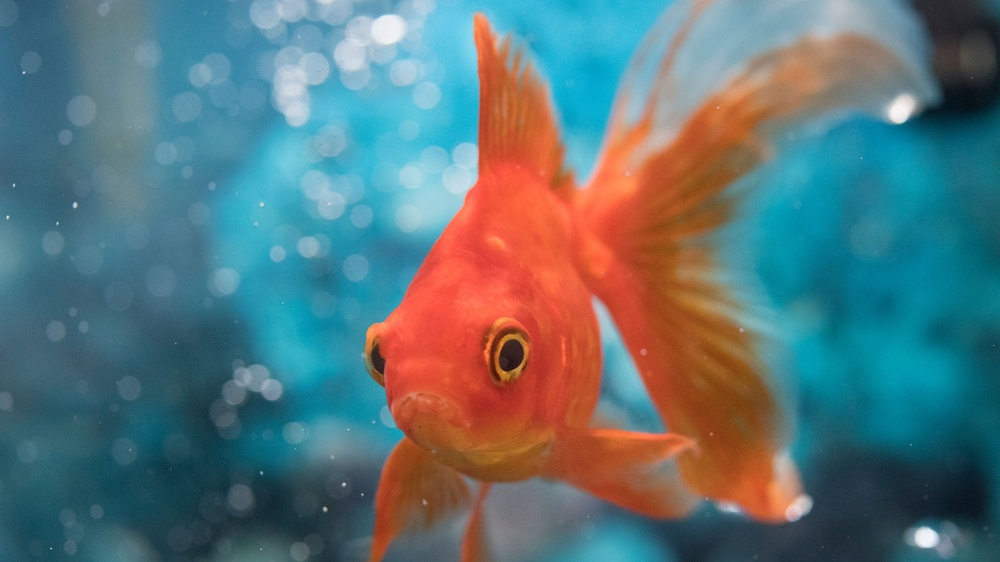
#> input picture examples/goldfish.jpg, 1000 x 562 px, shrunk from 3600 x 2025 before the run
$ jupyter execute 'Plotting - MoreExamples.ipynb'   (older library calls are emulated)
#> lines starting #> are read from the running program, lines starting #| are printed output that depends on the picture
Plotting Example 1

[cell 1]
import matplotlib.pyplot as plt
import numpy as np


x= np.array(['Jan', 'Feb', 'Mar', 'Apr'])
y= np.array([34,21,45,56])
plt.bar(x,y)
#plt.plot(x,y)
plt.xlabel("Months")
plt.ylabel("mm")
plt.title('Rainfall')
plt.show()
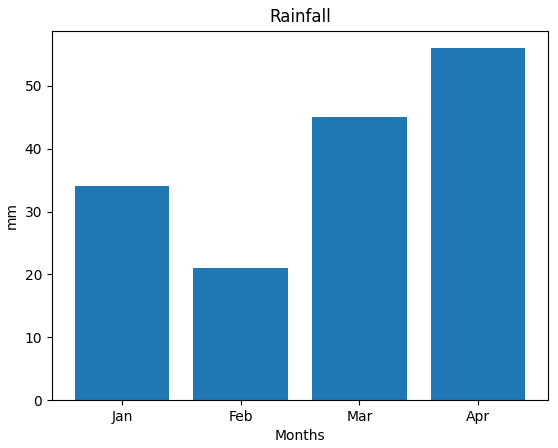
#> figure drawn by matplotlib, 1 panel; tallest bar 56 high, from x = 2.6 to 3.4

[cell 2]
import matplotlib.pyplot as plt
import numpy as np

fig = plt.figure()
ax = fig.add_axes([0,0,1,1])

x= np.array(['Jan', 'Feb', 'Mar', 'Apr'])
y= np.array([34,21,45,56])
ax.bar(x,y)
plt.xlabel("Months")
plt.ylabel("mm")
plt.title('Rainfall')
plt.show()
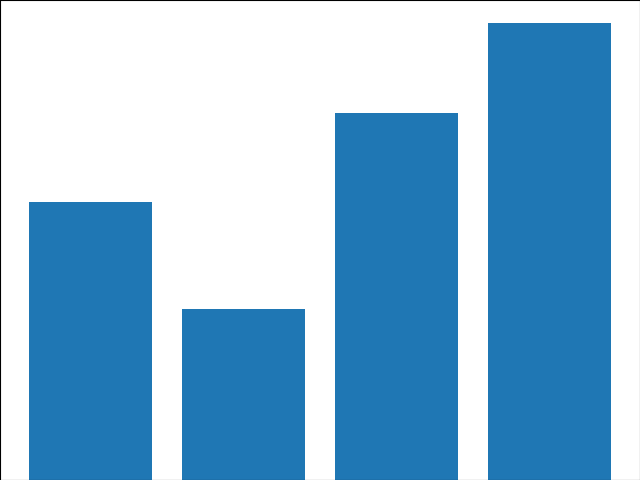
#> figure drawn by matplotlib, 1 panel; tallest bar 56 high, from x = 2.6 to 3.4

Example 2
Following example plots a histogram of marks obtained by students in a class. Four bins, 0-25, 26-50, 51-75, and 76-100 are defined. The Histogram shows number of students falling in this range.

[cell 3]
from matplotlib import pyplot as plt
import numpy as np
fig,ax = plt.subplots(1,1)
a = np.array([22,87,5,43,56,73,55,54,11,20,51,5,79,31,27])
bins = [0,25,50,75,100]
plt.hist(a, bins)
plt.xlabel("Marks")
plt.ylabel("No of students")
plt.title('Exam Results')
plt.show()
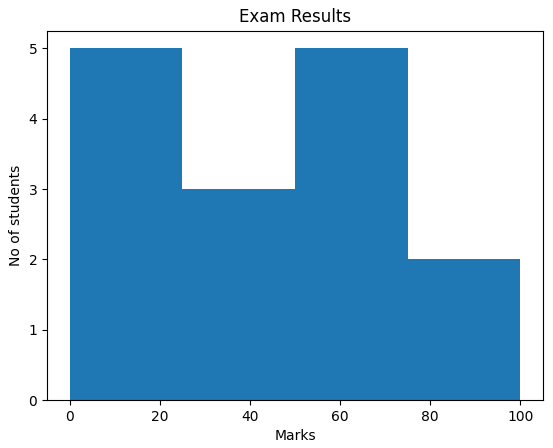
#> figure drawn by matplotlib, 1 panel

Example 3
Set x-axis tick marks according to bins:

[cell 4]
from matplotlib import pyplot as plt
import numpy as np
fig,ax = plt.subplots(1,1)
a = np.array([22,87,5,43,56,73,55,54,11,20,51,5,79,31,27])
bins = [0,25,50,75,100]
ax.hist(a, bins)
ax.set_title("histogram of result")
ax.set_xticks([0,25,50,75,100])
ax.set_xlabel('marks')
ax.set_ylabel('no. of students')
plt.show()

[cell 5]
#greyscale histogram matplotlib

import cv2
import numpy as np
from matplotlib import pyplot as plt

gfish = cv2.imread('goldfish.jpg',0)
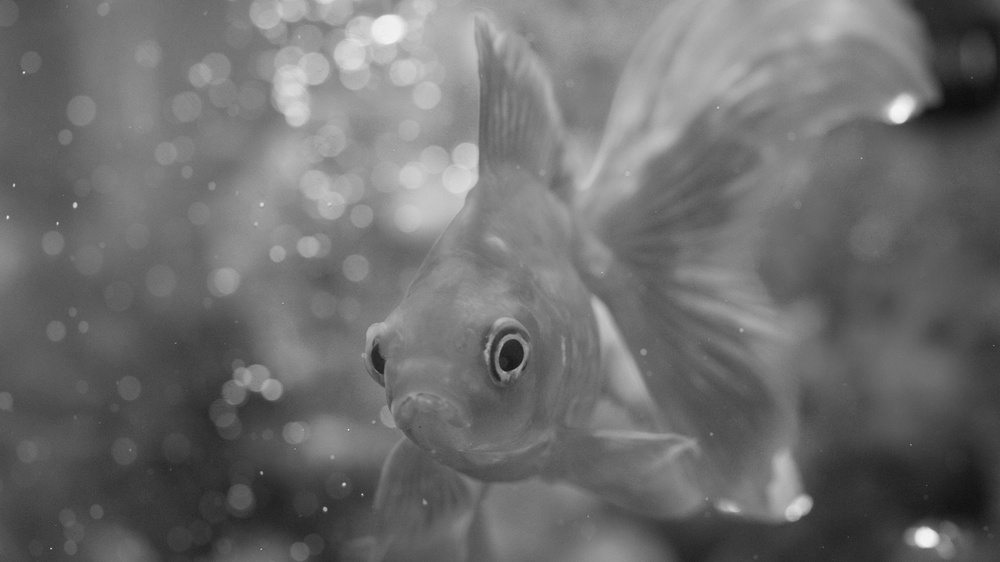
#> gfish: shape (562, 1000); min 12, max 246, mean 109.8

plt.imshow(gfish, cmap='gray')
plt.show()

plt.hist(gfish,256,[0,255])
plt.show()
